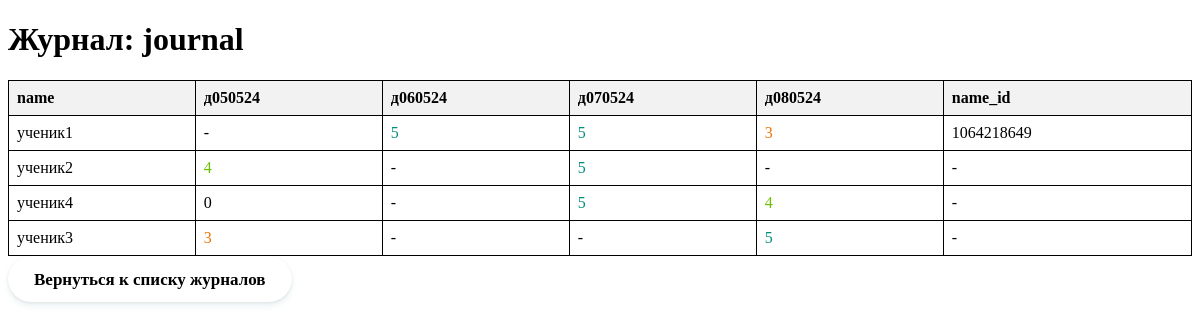
Page /table/journal on the committed database.
### tables this page shows
CREATE TABLE journal(
    id integer primary key autoincrement,
    name text,
    "д050524" integer NOT NULL DEFAULT '-'
, "д060524" integer NOT NULL DEFAULT '-', "д070524" string NOT NULL DEFAULT '-', "д080524" string NOT NULL DEFAULT '-', name_id integer NOT NULL DEFAULT '-');

### app.py (the view)
@app.route('/table/<table_name>')
def show_table(table_name):
    conn = sqlite3.connect(db_file)
    cursor = conn.cursor()
    cursor.execute(f"PRAGMA table_info({table_name})")
    columns_info = cursor.fetchall()
    col_names = [col[1] for col in columns_info if col[1] != 'id']
    cursor.execute(f"SELECT {', '.join(col_names)} FROM {table_name}")
    rows = cursor.fetchall()
    conn.close()
    return render_template('table.html', table_name=table_name, rows=rows, col_names=col_names)

### templates/table.html (shortened to what this page needs)
<!doctype html>
<html lang="ru">
<head>
</head>
<body>
    <h1>Журнал: {{ table_name }}</h1>
    <table>
        <thead>
            <tr>
                {% for col_name in col_names %}
                    <th>{{ col_name }}</th>
                {% endfor %}
            </tr>
        </thead>
        <tbody>
            {% for row in rows %}
                <tr>
                    {% for cell in row %}
                        <td class="{% if cell == 5 %}high-value{% elif cell == 4 %}medium-value{% elif cell == 3 %}normal-value{% elif cell == 2 %}low-value{% else %}down-value{% endif %}">{{ cell }}</td>
                    {% endfor %}
                </tr>
            {% endfor %}
        </tbody>
    </table>
    <a class="btn" href="{{ url_for('tables') }}">Вернуться к списку журналов</a>
</body>
</html>

### templates/table.html (style rules this page uses)
table { border-collapse: collapse; width: 100%; }
th, td { border: 1px solid black; padding: 8px; text-align: left; }
th { background-color: #f2f2f2; }
.btn { display: inline-block; box-sizing: border-box; padding: 0 25px; margin: 0 15px 15px 0; outline: none; border: 1px solid #fff; border-radius: 50px; height: 46px; line-height: 46px; font-size: 17px; font-weight: 600; font-style: arial; text-decoration: none; color: #000000; background-color: #fff; box-shadow: 0 4px 6px rgb(65 132 144 / 10%), 0 1px 3px rgb(0 0 0 / 8%); cursor: pointer; user-select: none; appearance: none; touch-action: manipulation; vertical-align: top; transition: box-shadow 0.2s; }
.high-value { color: #008F7D; }
.medium-value { color: #6EC100; }
.normal-value { color: #F07300; }
.down-value { color: black; }

### rows in the picture
journal: name "ученик1", row "-" "5" "5" "3", name "1064218649"
journal: name "ученик2", row "4" "-" "5" "-" "-"
journal: name "ученик4", row "0" "-" "5" "4" "-"
journal: name "ученик3", row "3" "-" "-" "5" "-"

### other values in the picture
{{ table_name }} "journal"
{{ col_name }} "name" "д050524" "д060524" "д070524" "д080524" "name_id"
